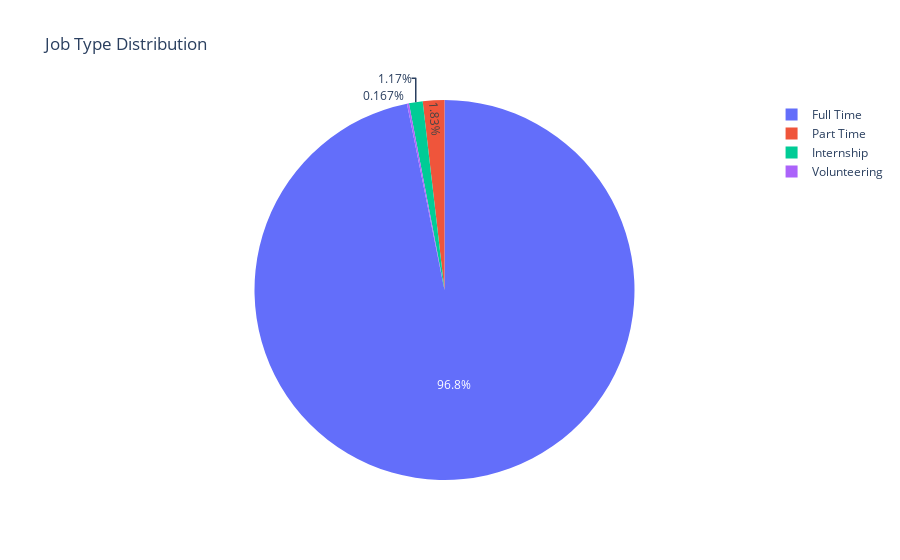

Notebook cell for this chart:
### Markdown cell above
<b>Insights :</b>  
-  The distribution of job types (e.g., full-time, part-time, freelance) showcases the work market's structure and flexibility.  
- Most jobs are Full-time, it means companies are looking for long-term employees.

<b>Recommendations:</b> 
- Employers can align their hiring strategies to match popular job types, while job seekers should target roles that suit their preferred working styles.

### Code cell
data = df['job_type_list'].value_counts()
fig = px.pie(
    names=data.index,
    values=data.values,
    title='Job Type Distribution'
)
fig.show()

### Figure 1 — Plotly figure (JSON) as saved in the notebook; plotly's stock layout.template omitted (floating-point values rounded to 4 significant figures)
{"data": [{"domain": {"x": [0, 1], "y": [0, 1]}, "hovertemplate": "label=%{label}<br>value=%{value}<extra></extra>", "labels": ["Full Time", "Part Time", "Internship", "Volunteering"], "legendgroup": "", "name": "", "showlegend": true, "type": "pie", "values": [581, 11, 7, 1]}], "layout": {"legend": {"tracegroupgap": 0}, "title": {"text": "Job Type Distribution"}}}
